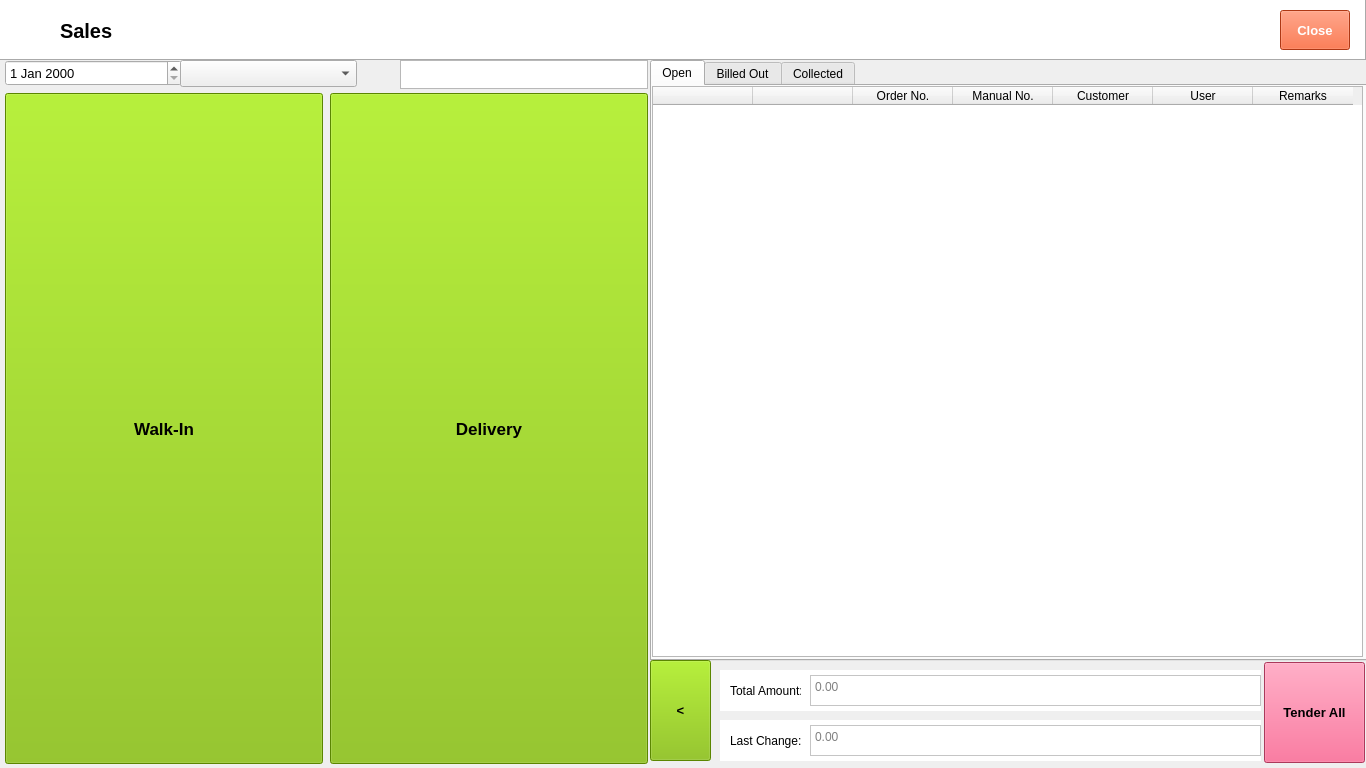
<?xml version="1.0" encoding="UTF-8"?>
<ui version="4.0">
 <class>Form</class>
 <widget class="QWidget" name="Form">
  <property name="geometry">
   <rect>
    <x>0</x>
    <y>0</y>
    <width>1366</width>
    <height>768</height>
   </rect>
  </property>
  <property name="windowTitle">
   <string>Form</string>
  </property>
  <property name="styleSheet">
   <string notr="true"/>
  </property>
  <widget class="QFrame" name="frame">
   <property name="geometry">
    <rect>
     <x>0</x>
     <y>0</y>
     <width>1366</width>
     <height>60</height>
    </rect>
   </property>
   <property name="autoFillBackground">
    <bool>false</bool>
   </property>
   <property name="styleSheet">
    <string notr="true">background-color: rgb(255, 255, 255);</string>
   </property>
   <property name="frameShape">
    <enum>QFrame::Panel</enum>
   </property>
   <property name="frameShadow">
    <enum>QFrame::Raised</enum>
   </property>
   <widget class="QLabel" name="label">
    <property name="geometry">
     <rect>
      <x>10</x>
      <y>10</y>
      <width>38</width>
      <height>32</height>
     </rect>
    </property>
    <property name="text">
     <string/>
    </property>
    <property name="pixmap">
     <pixmap>../../Documents/GitHub/python-pos/img/POS Touch.png</pixmap>
    </property>
    <property name="scaledContents">
     <bool>true</bool>
    </property>
   </widget>
   <widget class="QLabel" name="label_2">
    <property name="geometry">
     <rect>
      <x>60</x>
      <y>10</y>
      <width>181</width>
      <height>41</height>
     </rect>
    </property>
    <property name="font">
     <font>
      <family>Segoe UI</family>
      <pointsize>15</pointsize>
      <weight>75</weight>
      <bold>true</bold>
     </font>
    </property>
    <property name="text">
     <string>Sales</string>
    </property>
    <property name="textFormat">
     <enum>Qt::PlainText</enum>
    </property>
   </widget>
   <widget class="QPushButton" name="pushButtonClose">
    <property name="geometry">
     <rect>
      <x>1280</x>
      <y>10</y>
      <width>70</width>
      <height>40</height>
     </rect>
    </property>
    <property name="font">
     <font>
      <family>Segoe UI</family>
      <pointsize>10</pointsize>
      <weight>75</weight>
      <bold>true</bold>
     </font>
    </property>
    <property name="styleSheet">
     <string notr="true">background-color: rgb(243, 79, 28);
color: rgb(255, 255, 255);</string>
    </property>
    <property name="text">
     <string>Close</string>
    </property>
    <property name="flat">
     <bool>false</bool>
    </property>
   </widget>
  </widget>
  <widget class="QDateEdit" name="dateEditDate">
   <property name="geometry">
    <rect>
     <x>5</x>
     <y>60</y>
     <width>177</width>
     <height>26</height>
    </rect>
   </property>
   <property name="font">
    <font>
     <family>Segoe UI</family>
     <pointsize>10</pointsize>
    </font>
   </property>
  </widget>
  <widget class="QComboBox" name="comboBoxTerminal">
   <property name="geometry">
    <rect>
     <x>180</x>
     <y>60</y>
     <width>177</width>
     <height>27</height>
    </rect>
   </property>
  </widget>
  <widget class="QLabel" name="labelSysKeyboard">
   <property name="geometry">
    <rect>
     <x>360</x>
     <y>60</y>
     <width>35</width>
     <height>35</height>
    </rect>
   </property>
   <property name="text">
    <string/>
   </property>
   <property name="pixmap">
    <pixmap>../../Documents/GitHub/python-pos/img/Keyboard Icon/keyboard.png</pixmap>
   </property>
   <property name="scaledContents">
    <bool>true</bool>
   </property>
  </widget>
  <widget class="QPlainTextEdit" name="plainTextEditFilter">
   <property name="geometry">
    <rect>
     <x>400</x>
     <y>60</y>
     <width>248</width>
     <height>29</height>
    </rect>
   </property>
   <property name="font">
    <font>
     <family>Segoe UI</family>
     <pointsize>10</pointsize>
    </font>
   </property>
  </widget>
  <widget class="QPushButton" name="pushButtonWalkIn">
   <property name="geometry">
    <rect>
     <x>5</x>
     <y>93</y>
     <width>318</width>
     <height>671</height>
    </rect>
   </property>
   <property name="font">
    <font>
     <family>Segoe UI</family>
     <pointsize>13</pointsize>
     <weight>75</weight>
     <bold>true</bold>
    </font>
   </property>
   <property name="styleSheet">
    <string notr="true">background-color: rgb(127, 188, 0);</string>
   </property>
   <property name="text">
    <string>Walk-In</string>
   </property>
  </widget>
  <widget class="QPushButton" name="pushButtonDelivery">
   <property name="geometry">
    <rect>
     <x>330</x>
     <y>93</y>
     <width>318</width>
     <height>671</height>
    </rect>
   </property>
   <property name="font">
    <font>
     <family>Segoe UI</family>
     <pointsize>13</pointsize>
     <weight>75</weight>
     <bold>true</bold>
    </font>
   </property>
   <property name="styleSheet">
    <string notr="true">background-color: rgb(127, 188, 0);</string>
   </property>
   <property name="text">
    <string>Delivery</string>
   </property>
  </widget>
  <widget class="QTabWidget" name="tabWidgetBilledOutSalesList">
   <property name="geometry">
    <rect>
     <x>650</x>
     <y>60</y>
     <width>721</width>
     <height>601</height>
    </rect>
   </property>
   <property name="currentIndex">
    <number>0</number>
   </property>
   <widget class="QWidget" name="tabOpenSales">
    <attribute name="title">
     <string>Open</string>
    </attribute>
    <widget class="QTableWidget" name="tableWidgetOpenSalesList">
     <property name="geometry">
      <rect>
       <x>0</x>
       <y>0</y>
       <width>711</width>
       <height>571</height>
      </rect>
     </property>
     <column>
      <property name="text">
       <string/>
      </property>
     </column>
     <column>
      <property name="text">
       <string/>
      </property>
     </column>
     <column>
      <property name="text">
       <string>Order No.</string>
      </property>
     </column>
     <column>
      <property name="text">
       <string>Manual No.</string>
      </property>
     </column>
     <column>
      <property name="text">
       <string>Customer</string>
      </property>
     </column>
     <column>
      <property name="text">
       <string>User</string>
      </property>
     </column>
     <column>
      <property name="text">
       <string>Remarks</string>
      </property>
     </column>
    </widget>
   </widget>
   <widget class="QWidget" name="tabBilledOut">
    <attribute name="title">
     <string>Billed Out</string>
    </attribute>
    <widget class="QTableWidget" name="tableWidgetBilledOutSalesList">
     <property name="geometry">
      <rect>
       <x>0</x>
       <y>0</y>
       <width>711</width>
       <height>571</height>
      </rect>
     </property>
     <column>
      <property name="text">
       <string/>
      </property>
     </column>
     <column>
      <property name="text">
       <string/>
      </property>
     </column>
     <column>
      <property name="text">
       <string>Order No.</string>
      </property>
     </column>
     <column>
      <property name="text">
       <string>Manual No.</string>
      </property>
     </column>
     <column>
      <property name="text">
       <string>Customer</string>
      </property>
     </column>
     <column>
      <property name="text">
       <string>User</string>
      </property>
     </column>
     <column>
      <property name="text">
       <string>Amount</string>
      </property>
     </column>
     <column>
      <property name="text">
       <string>Remarks</string>
      </property>
     </column>
    </widget>
   </widget>
   <widget class="QWidget" name="tabCollected">
    <attribute name="title">
     <string>Collected</string>
    </attribute>
    <widget class="QTableWidget" name="tableWidgetCollectedSalesList">
     <property name="geometry">
      <rect>
       <x>0</x>
       <y>0</y>
       <width>711</width>
       <height>571</height>
      </rect>
     </property>
     <column>
      <property name="text">
       <string/>
      </property>
     </column>
     <column>
      <property name="text">
       <string/>
      </property>
     </column>
     <column>
      <property name="text">
       <string>Order No.</string>
      </property>
     </column>
     <column>
      <property name="text">
       <string>Manual No.</string>
      </property>
     </column>
     <column>
      <property name="text">
       <string>Collection No.</string>
      </property>
     </column>
     <column>
      <property name="text">
       <string>Customer</string>
      </property>
     </column>
     <column>
      <property name="text">
       <string>User</string>
      </property>
     </column>
     <column>
      <property name="text">
       <string>Amount</string>
      </property>
     </column>
     <column>
      <property name="text">
       <string>Remarks</string>
      </property>
     </column>
     <column>
      <property name="text">
       <string>Delivered By</string>
      </property>
     </column>
    </widget>
   </widget>
  </widget>
  <widget class="QPushButton" name="pushButtonHideButton">
   <property name="geometry">
    <rect>
     <x>650</x>
     <y>660</y>
     <width>61</width>
     <height>101</height>
    </rect>
   </property>
   <property name="font">
    <font>
     <family>Segoe UI</family>
     <pointsize>10</pointsize>
     <weight>75</weight>
     <bold>true</bold>
    </font>
   </property>
   <property name="styleSheet">
    <string notr="true">background-color: rgb(127, 188, 0);</string>
   </property>
   <property name="text">
    <string>&lt;</string>
   </property>
  </widget>
  <widget class="QWidget" name="widget" native="true">
   <property name="geometry">
    <rect>
     <x>720</x>
     <y>670</y>
     <width>541</width>
     <height>41</height>
    </rect>
   </property>
   <property name="styleSheet">
    <string notr="true">background-color: rgb(255, 255, 255);</string>
   </property>
   <widget class="QLabel" name="label_3">
    <property name="geometry">
     <rect>
      <x>10</x>
      <y>10</y>
      <width>71</width>
      <height>21</height>
     </rect>
    </property>
    <property name="text">
     <string>Total Amount:</string>
    </property>
   </widget>
   <widget class="QTextEdit" name="textEditTotalAmount">
    <property name="geometry">
     <rect>
      <x>90</x>
      <y>5</y>
      <width>451</width>
      <height>31</height>
     </rect>
    </property>
    <property name="layoutDirection">
     <enum>Qt::RightToLeft</enum>
    </property>
    <property name="lineWrapMode">
     <enum>QTextEdit::WidgetWidth</enum>
    </property>
    <property name="readOnly">
     <bool>true</bool>
    </property>
    <property name="placeholderText">
     <string>0.00</string>
    </property>
   </widget>
  </widget>
  <widget class="QWidget" name="widget_2" native="true">
   <property name="geometry">
    <rect>
     <x>720</x>
     <y>720</y>
     <width>541</width>
     <height>41</height>
    </rect>
   </property>
   <property name="styleSheet">
    <string notr="true">background-color: rgb(255, 255, 255);</string>
   </property>
   <widget class="QLabel" name="label_4">
    <property name="geometry">
     <rect>
      <x>10</x>
      <y>10</y>
      <width>71</width>
      <height>21</height>
     </rect>
    </property>
    <property name="text">
     <string>Last Change:</string>
    </property>
   </widget>
   <widget class="QTextEdit" name="textEditTotalLastChange">
    <property name="geometry">
     <rect>
      <x>90</x>
      <y>5</y>
      <width>451</width>
      <height>31</height>
     </rect>
    </property>
    <property name="layoutDirection">
     <enum>Qt::RightToLeft</enum>
    </property>
    <property name="readOnly">
     <bool>true</bool>
    </property>
    <property name="placeholderText">
     <string>0.00</string>
    </property>
   </widget>
  </widget>
  <widget class="QPushButton" name="pushButton">
   <property name="geometry">
    <rect>
     <x>1264</x>
     <y>662</y>
     <width>101</width>
     <height>101</height>
    </rect>
   </property>
   <property name="font">
    <font>
     <family>Segoe UI</family>
     <pointsize>10</pointsize>
     <weight>75</weight>
     <bold>true</bold>
    </font>
   </property>
   <property name="styleSheet">
    <string notr="true">background-color: rgb(240, 80, 128);</string>
   </property>
   <property name="text">
    <string>Tender All</string>
   </property>
  </widget>
 </widget>
 <resources/>
 <connections/>
</ui>
